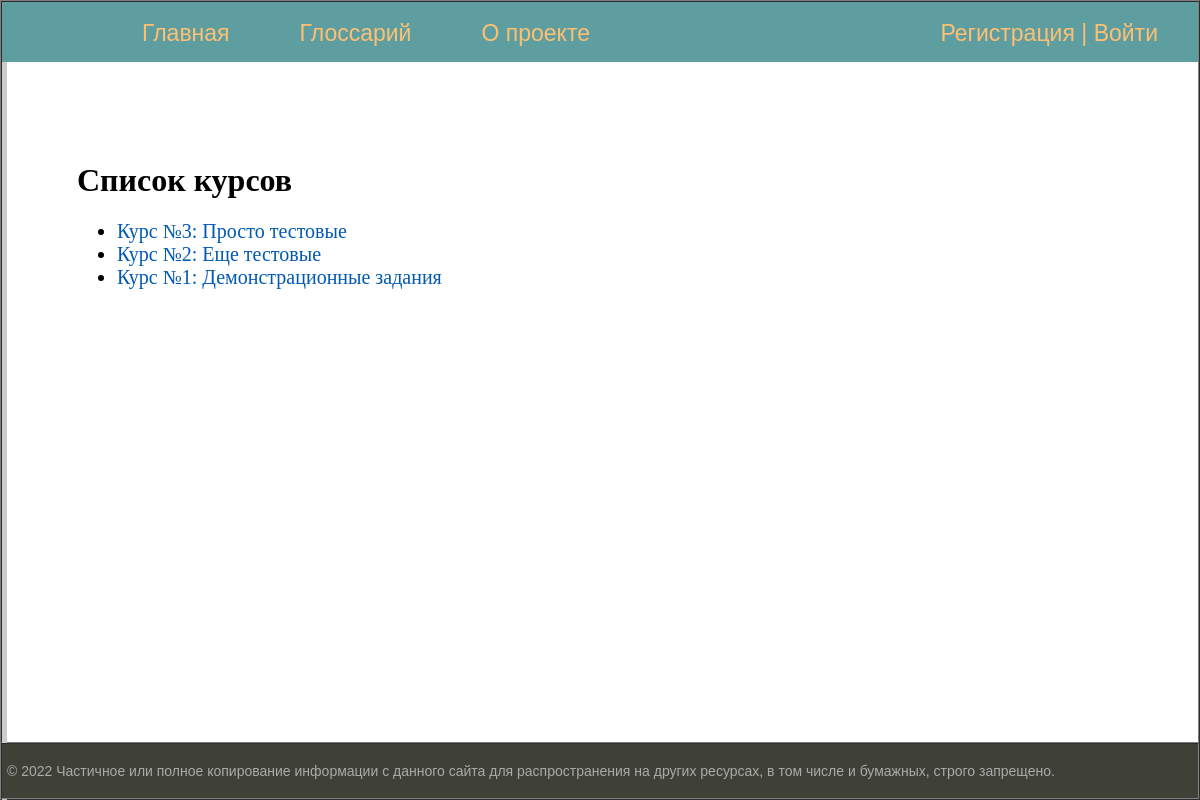
The app's page /, older data.
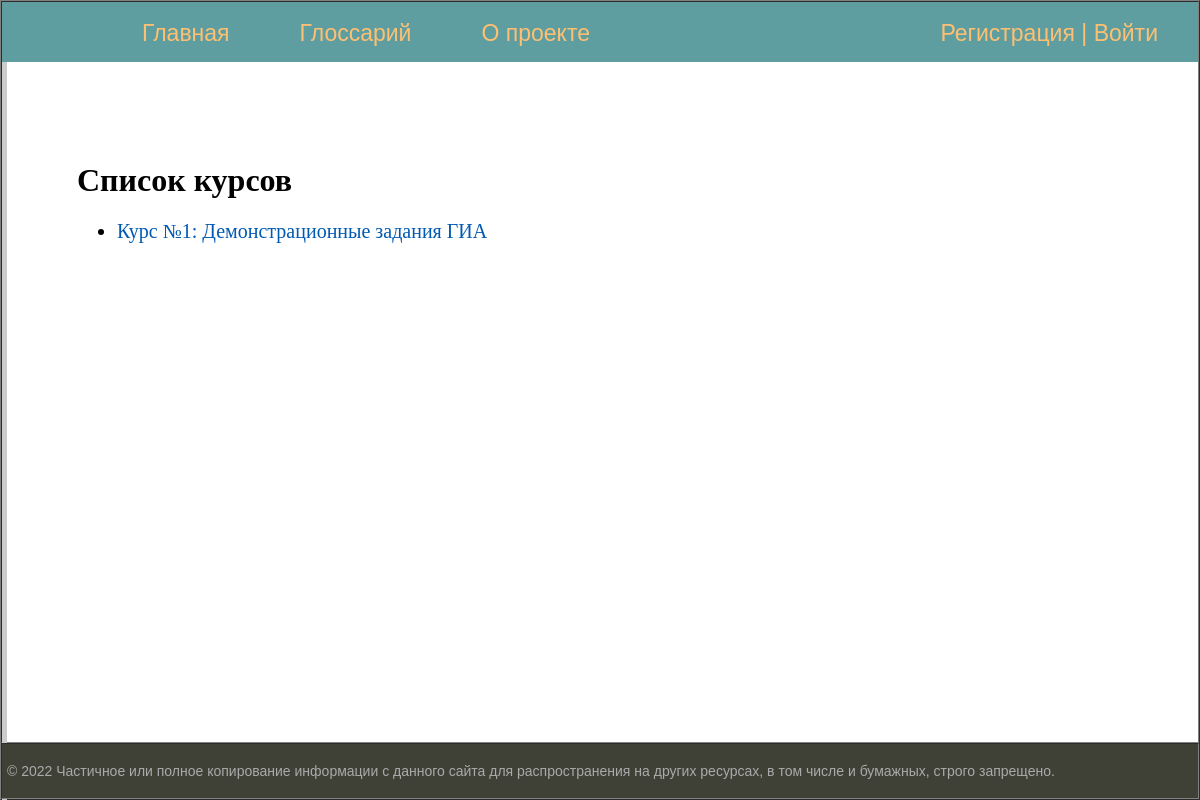
The same page, newer data.
### kalm_quizes/models.py (models this page shows, shortened)
class Quiz(models.Model):
    quiz_number = models.IntegerField(default=0)
    quiz_name = models.CharField(max_length=150)
    class Meta:
        verbose_name = 'Курс'
        verbose_name_plural = 'Курсы'

### kalm_quizes/views.py (the view)
# urls.py: path('', views.index_page, name='index'),
def index_page(request):
    title = 'Список курсов'
    quizes_list = Quiz.objects.all()
    context = {
        'title': title,
        'menu': menu,
        'quizes_list': quizes_list
    }
    return render(request, 'kalm_quizes/index.html', context)

### templates/kalm_quizes/index.html (shortened to what this page needs)
{% extends 'kalm_quizes/base_template_1.html' %}
{% block content %}
<h1>{{title}}</h1>
{% if quizes_list %}
        <ul>
            {% for quiz in quizes_list %}
            <li><a href="{% url 'kalm_quizes:quiz_page' quiz.id %}">Курс №{{quiz.quiz_number}}: {{quiz.quiz_name}}</a></li>
            {% endfor %}
            </ul>
    {% else %}
        <p>На данный момент курсы недоступны</p>
    {%  endif %}
{% endblock %}

Row changes from the older to the newer data that the page shows:
removed Quiz: quiz_number "3", quiz_name "Просто тестовые"
removed Quiz: quiz_number "2", quiz_name "Еще тестовые"
changed Quiz: quiz_name "Демонстрационные задания" → "Демонстрационные задания ГИА"
